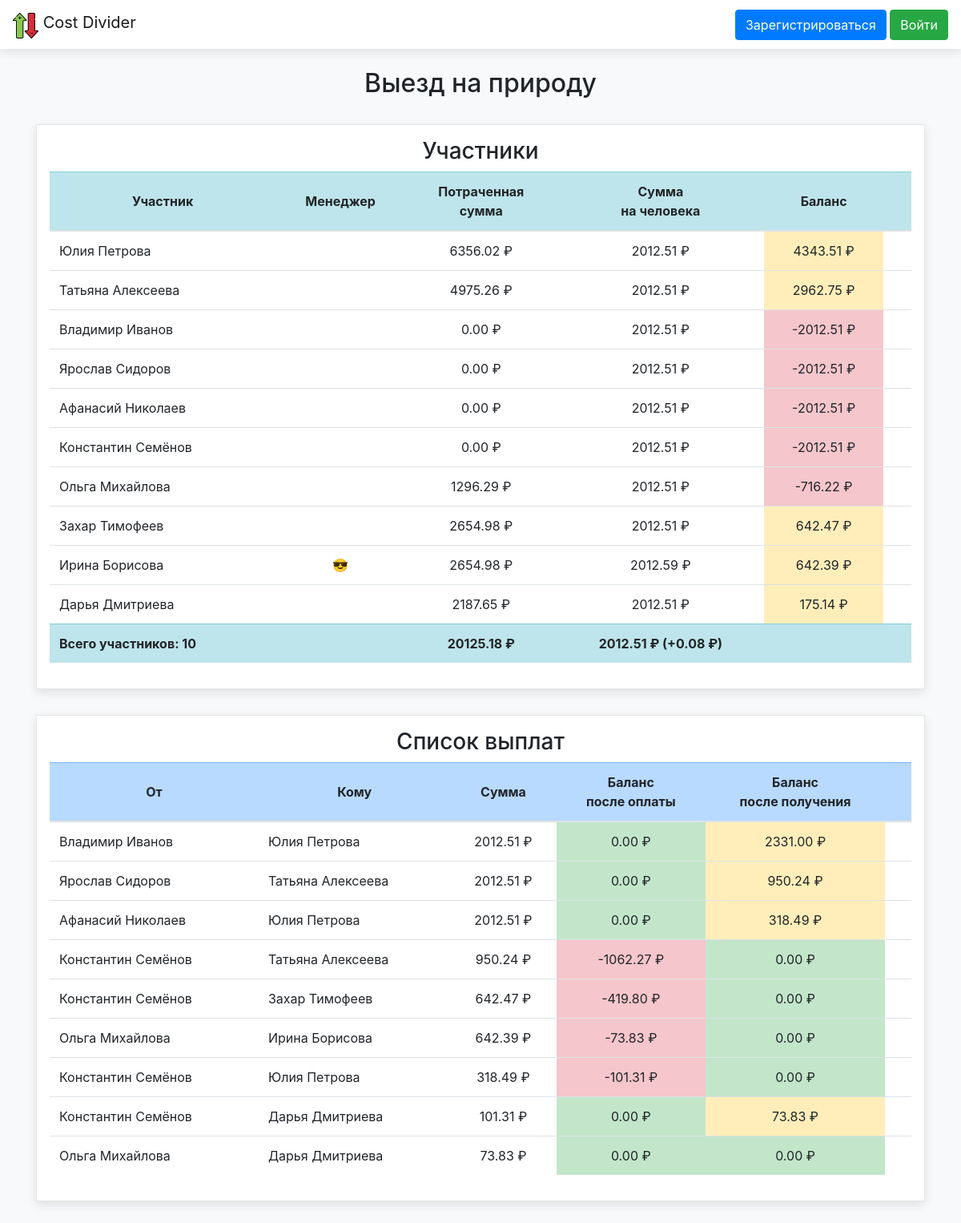
Page /events/9 on the committed database.
### data/events.py (models this page shows)
class Event(SqlAlchemyBase, SerializerMixin):
    __tablename__ = "events"
    id = sqlalchemy.Column(sqlalchemy.Integer, primary_key=True, autoincrement=True)
    title = sqlalchemy.Column(sqlalchemy.String)
    manager_id = sqlalchemy.Column(sqlalchemy.Integer, sqlalchemy.ForeignKey("users.id"))
    is_private = sqlalchemy.Column(sqlalchemy.Boolean)
    is_done = sqlalchemy.Column(sqlalchemy.Boolean)
    members = orm.relationship("User", secondary="members", back_populates="events")
    money_list = orm.relationship("Money", back_populates="event")
    sums_dict = {}
    sums_total_dict = {}
    pays_list = []
    def update_sums(self):
        self.__fill_sums_dicts()
        self.__fill_pays_list()
    def __fill_sums_dicts(self):
        self.sums_dict.clear()
        self.sums_total_dict.clear()
        for member in self.members:
            self.sums_dict[member.id] = {
                'cost': 0.0,
                'avg': 0.0,
                'balance': 0.0
            }
        for money in self.money_list:
            if money.user_id not in self.sums_dict:
                continue
            self.sums_dict[money.user_id] = {
                'cost': money.cost,
                'avg': 0.0,
                'balance': 0.0
            }
        total_cost = 0.0
        for sums in self.sums_dict.values():
            total_cost += sums['cost']
        count = len(self.sums_dict)
        avg = round(floor(total_cost / count * 100) / 100, 2)
        total_avg = 0.0
        for sums in self.sums_dict.values():
            sums['avg'] = avg
            total_avg += avg
        if total_avg != total_cost and self.manager_id in self.sums_dict:
            self.sums_dict[self.manager_id]['avg'] += round(total_cost - total_avg, 2)
        for sums in self.sums_dict.values():
            sums['balance'] = round(sums['cost'] - sums['avg'], 2)
        self.sums_total_dict = {
            'count': count,
            'cost': total_cost,
            'avg': avg,
            'avg_plus': total_cost - total_avg,
        }
    def __fill_pays_list(self):
        self.pays_list.clear()
        pay_dict_from, pay_dict_to = {}, {}
        for user_id in self.sums_dict:
            balance = self.sums_dict[user_id]['balance']
            if balance < 0:
                balance = abs(balance)
                if balance not in pay_dict_from:
                    pay_dict_from[balance] = set()
                pay_dict_from[balance].add(user_id)
            elif balance > 0:
                if balance not in pay_dict_to:
                    pay_dict_to[balance] = set()
                pay_dict_to[balance].add(user_id)
        while len(pay_dict_from) > 0 and len(pay_dict_to) > 0:
            pay_sum_from = max(pay_dict_from)
            pay_sum_to = pay_sum_from if pay_sum_from in pay_dict_to else max(pay_dict_to)
            pay_sum = min([pay_sum_from, pay_sum_to])
            new_balance_from = round(pay_sum - pay_sum_from, 2)
            new_balance_to = round(pay_sum_to - pay_sum, 2)
            user_from = pay_dict_from[pay_sum_from].pop()
            user_to = pay_dict_to[pay_sum_to].pop()
            self.pays_list.append({
                'user_from': user_from,
                'user_to': user_to,
                'pay_sum': pay_sum,
                'new_balance_from': new_balance_from,
                'new_balance_to': new_balance_to
            })
            if len(pay_dict_from[pay_sum_from]) == 0:
                del pay_dict_from[pay_sum_from]
            if len(pay_dict_to[pay_sum_to]) == 0:
                del pay_dict_to[pay_sum_to]
            if new_balance_from < 0:
                new_balance_from = abs(new_balance_from)
                if new_balance_from not in pay_dict_from:
                    pay_dict_from[new_balance_from] = set()
                pay_dict_from[new_balance_from].add(user_from)
            if new_balance_to > 0:
                if new_balance_to not in pay_dict_to:
                    pay_dict_to[new_balance_to] = set()
                pay_dict_to[new_balance_to].add(user_to)

### data/money.py (models this page shows, shortened)
class Money(SqlAlchemyBase):
    __tablename__ = "money"
    event_id = sqlalchemy.Column(sqlalchemy.Integer, sqlalchemy.ForeignKey("events.id"),
                                 primary_key=True)
    user_id = sqlalchemy.Column(sqlalchemy.Integer, sqlalchemy.ForeignKey("users.id"),
                                primary_key=True)
    cost = sqlalchemy.Column(sqlalchemy.Float, default=0.00)
    user = orm.relationship("User", back_populates="money_list")
    event = orm.relationship("Event", back_populates="money_list")

### blueprints/events_bp.py (the view)
@blueprint.route("/events/<int:event_id>")
def show_event(event_id):
    params = {
        'app_name': APP_NAME,
    }
    session = db_session.create_session()
    event = session.query(Event).get(event_id)
    if not event:
        params['error'] = f'Мероприятия с id {event_id} не существует'
        return render_template("base.html", **params)
    if event.is_private is True and current_user not in event.members:
        params['error'] = f'Приватное мероприятие могут просматривать только его участники'
        return render_template("base.html", **params)
    event.update_sums()
    members_list = []
    init_cost = 0.0
    for member in event.members:
        if member.id in event.sums_dict:
            sums = event.sums_dict[member.id]
        else:
            sums = {
                'cost': init_cost,
                'avg': init_cost,
                'balance': init_cost
            }
        members_list.append({
            'id': member.id,
            'fullname': member.get_full_name(),
            'is_manager': member.id == event.manager_id,
            'cost': sums['cost'],
            'cost_text': f"{sums['cost']:.2f}",
            'avg': sums['avg'],
            'avg_text': f"{sums['avg']:.2f}",
            'balance': sums['balance'],
            'balance_text': f"{sums['balance']:.2f}",
        })
        members_list.sort(key=lambda m: (abs(m['balance']), m['balance']), reverse=True)
    total_dict = {
        'count': event.sums_total_dict['count'],
        'cost_text': f"{event.sums_total_dict['cost']:.2f}",
        'avg_text': f"{event.sums_total_dict['avg']:.2f}",
        'avg_plus': event.sums_total_dict['avg_plus'],
        'avg_plus_text': f"{event.sums_total_dict['avg_plus']:.2f}"
    }
    pays_list = []
    for pay_dict in event.pays_list:
        user_from = session.query(User).get(pay_dict['user_from'])
        user_to = session.query(User).get(pay_dict['user_to'])
        pays_list.append({
            'user_from_id': pay_dict['user_from'],
            'user_from_name': user_from.get_full_name(),
            'user_to_id': pay_dict['user_to'],
            'user_to_name': user_to.get_full_name(),
            'pay_sum': pay_dict['pay_sum'],
            'pay_sum_text': f"{pay_dict['pay_sum']:.2f}",
            'new_balance_from': pay_dict['new_balance_from'],
            'new_balance_from_text': f"{pay_dict['new_balance_from']:.2f}",
            'new_balance_to': pay_dict['new_balance_to'],
            'new_balance_to_text': f"{pay_dict['new_balance_to']:.2f}",
        })
    not_members = session.query(User).filter(
        User.id.notin_([member.id for member in event.members])).all()
    params['invite_possible'] = len(not_members) > 0
    params['title'] = event.title
    params['event_id'] = event_id
    params['manager_id'] = event.manager_id
    params['is_private'] = event.is_private
    params['is_done'] = event.is_done
    if current_user.is_authenticated:
        params['is_event_member'] = current_user in event.members
    params['members_list'] = members_list
    params['total_dict'] = total_dict
    params['pays_list'] = pays_list
    return render_template("event.html", **params)

### data/db_session.py (called while the page is built)
def create_session() -> Session:
    global __factory
    return __factory()

### data/users.py (called while the page is built)
    def get_full_name(self):
        return f"{self.name} {self.surname}"

### templates/event.html (shortened to what this page needs)
{% extends "base.html" %}
{% block content %}
<div class="event-container">
    <div class="general-block">
        <h3 class="text-center">Участники</h3>
        <table class="table">
            <thead class="table-info">
            <tr class="align-middle text-center">
                <th class="align-middle" scope="col">Участник</th>
                <th class="align-middle" scope="col">Менеджер</th>
                <th class="align-middle" scope="col">Потраченная<br>сумма</th>
                <th class="align-middle" scope="col">Сумма<br>на человека</th>
                <th class="align-middle" scope="col">Баланс</th>
                <th class="align-middle" scope="col"></th>
            </tr>
            </thead>
            <tbody>
            {% for member in members_list %}
            <tr class="">
                <td class="align-middle">{{ member['fullname'] }}</td>
                <td class="align-middle text-center">
                    {% if member['is_manager'] %}&#128526;{% endif %}
                </td>
                <td class="align-middle text-center">{{ member['cost_text'] }} &#8381;</td>
                <td class="align-middle text-center">{{ member['avg_text'] }} &#8381;</td>
                <td class="align-middle text-center
                           {% if member['balance'] < 0 %}
                             table-danger
                           {% elif member['balance'] > 0 %}
                             table-warning
                           {% else %}
                             table-success
                           {% endif %}">{{ member['balance_text'] }} &#8381;
                </td>
                <td>
                </td>
            </tr>
            {% endfor %}
            <tr class="table-info font-weight-bold">
                <td class="align-middle">Всего участников: {{ total_dict['count'] }}</td>
                <td></td>
                <td class="align-middle text-center">{{ total_dict['cost_text'] }} &#8381;</td>
                <td class="align-middle text-center">
                    {{ total_dict['avg_text'] }} &#8381;
                    {% if total_dict['avg_plus'] > 0 %}
                    (+{{ total_dict['avg_plus_text'] }} &#8381;)
                    {%endif%}
                </td>
                <td></td>
                <td></td>
            </tr>
            </tbody>
        </table>
    </div>
    {% if pays_list %}
    <div class="general-block">
        <h3 class="text-center">Список выплат</h3>
        <table class="table">
            <thead class="table-primary">
            <tr class="text-center">
                <th class="align-middle" scope="col">От</th>
                <th class="align-middle" scope="col">Кому</th>
                <th class="align-middle" scope="col">Сумма</th>
                <th class="align-middle" scope="col">Баланс<br>после оплаты</th>
                <th class="align-middle" scope="col">Баланс<br>после получения</th>
                <th scope="col"></th>
            </tr>
            </thead>
            <tbody>
            {% for pay_dict in pays_list %}
            <tr class="">
                <td class="align-middle">{{ pay_dict['user_from_name'] }}</td>
                <td class="align-middle">{{ pay_dict['user_to_name'] }}</td>
                <td class="align-middle text-center">{{ pay_dict['pay_sum_text'] }} &#8381;</td>
                <td class="align-middle text-center
                               {% if pay_dict['new_balance_from'] < 0 %}
                                 table-danger
                               {% elif pay_dict['new_balance_from'] > 0 %}
                                 table-warning
                               {% else %}
                                 table-success
                               {% endif %}">{{ pay_dict['new_balance_from_text'] }} &#8381;
                </td>
                <td class="align-middle text-center
                               {% if pay_dict['new_balance_to'] < 0 %}
                                 table-danger
                               {% elif pay_dict['new_balance_to'] > 0 %}
                                 table-warning
                               {% else %}
                                 table-success
                               {% endif %}">{{ pay_dict['new_balance_to_text'] }} &#8381;
                </td>
                <td>
                </td>
            </tr>
            {% endfor %}
            </tbody>
        </table>
    </div>
    {%endif%}
</div>
{% endblock %}

### templates/base.html (shortened to what this page needs)
<!DOCTYPE html>
<html lang="ru">
<head>
    <link rel="stylesheet"
          href="https://stackpath.bootstrapcdn.com/bootstrap/4.4.1/css/bootstrap.min.css"
>
    <link rel="stylesheet" href="{{ url_for('static', filename='css/style.css') }}">
</head>
<body class="bg-light">
<header>
    <nav class="navbar navbar-light bg-white">
        <a class="navbar-brand" href="/">
            <img class="d-inline-block align-text-top brand-logo"
                 src="{{ url_for('static', filename='img/logo.png') }}" alt="logo">
            {{ app_name }}
        </a>
        <div>
            {% if current_user.is_authenticated %}
                <a class="btn btn-danger" href="/users/logout">Выйти</a>
            {% else %}
                <a class="btn btn-primary" href="/users/register">Зарегистрироваться</a>
                <a class="btn btn-success" href="/users/login">Войти</a>
            {% endif %}
        </div>
    </nav>
</header>
<br>
<main role="main" class="container">
    {% if title %}
        <h2 class="title">{{ title }}</h2>
    {% endif %}
    {% block content %}{% endblock %}
</main>
</body>
</html>

### static/css/style.css (style rules this page uses)
header { box-shadow: 0 4px 12px rgba(0, 0, 0, 0.1); }
main .title { text-align: center; margin-bottom: 32px; }
.general-block { padding: 16px; background-color: white; border: 1px solid rgba(0, 0, 0, 0.1); box-shadow: 0 4px 12px rgba(0, 0, 0, 0.1); margin: 32px 0; }

### rows in the picture
Event: title "Выезд на природу"
Money: fullname "Юлия Петрова", cost_text "6356.02", avg_text "2012.51", balance_text "4343.51"
Money: fullname "Татьяна Алексеева", cost_text "4975.26", avg_text "2012.51", balance_text "2962.75"
Money: fullname "Владимир Иванов", cost_text "0.00", avg_text "2012.51", balance_text "-2012.51"
Money: fullname "Ярослав Сидоров", cost_text "0.00", avg_text "2012.51", balance_text "-2012.51"
Money: fullname "Афанасий Николаев", cost_text "0.00", avg_text "2012.51", balance_text "-2012.51"
Money: fullname "Константин Семёнов", cost_text "0.00", avg_text "2012.51", balance_text "-2012.51"
Money: fullname "Ольга Михайлова", cost_text "1296.29", avg_text "2012.51", balance_text "-716.22"
Money: fullname "Захар Тимофеев", cost_text "2654.98", avg_text "2012.51", balance_text "642.47"
Money: fullname "Ирина Борисова", cost_text "2654.98", avg_text "2012.59", balance_text "642.39"
Money: fullname "Дарья Дмитриева", cost_text "2187.65", avg_text "2012.51", balance_text "175.14"

### other values in the picture
{{ app_name }} "Cost Divider"
{{ total_dict['count'] }} "10"
{{ total_dict['cost_text'] }} "20125.18"
{{ total_dict['avg_text'] }} "2012.51"
{{ total_dict['avg_plus_text'] }} "0.08"
{{ pay_dict['user_from_name'] }} "Владимир Иванов" "Ярослав Сидоров" "Афанасий Николаев" "Константин Семёнов" "Константин Семёнов" "Ольга Михайлова" "Константин Семёнов" "Константин Семёнов" "Ольга Михайлова"
{{ pay_dict['user_to_name'] }} "Юлия Петрова" "Татьяна Алексеева" "Юлия Петрова" "Татьяна Алексеева" "Захар Тимофеев" "Ирина Борисова" "Юлия Петрова" "Дарья Дмитриева" "Дарья Дмитриева"
{{ pay_dict['pay_sum_text'] }} "2012.51" "2012.51" "2012.51" "950.24" "642.47" "642.39" "318.49" "101.31" "73.83"
{{ pay_dict['new_balance_from_text'] }} "0.00" "0.00" "0.00" "-1062.27" "-419.80" "-73.83" "-101.31" "0.00" "0.00"
{{ pay_dict['new_balance_to_text'] }} "2331.00" "950.24" "318.49" "0.00" "0.00" "0.00" "0.00" "73.83" "0.00"
